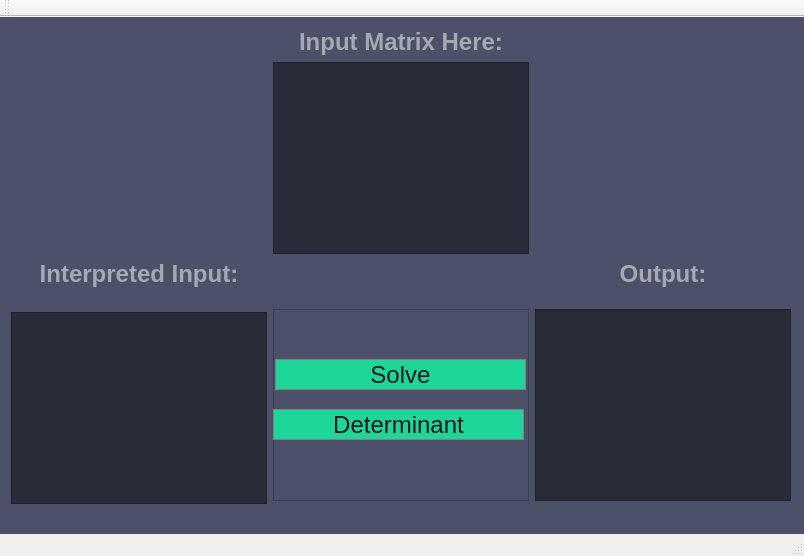
<?xml version="1.0" encoding="UTF-8"?>
<ui version="4.0">
 <class>Calculator</class>
 <widget class="QMainWindow" name="Calculator">
  <property name="geometry">
   <rect>
    <x>0</x>
    <y>0</y>
    <width>804</width>
    <height>556</height>
   </rect>
  </property>
  <property name="windowTitle">
   <string>Calculator</string>
  </property>
  <property name="styleSheet">
   <string notr="true">QMainWindow{
	background #4c5069;

}

</string>
  </property>
  <widget class="QWidget" name="centralWidget">
   <property name="styleSheet">
    <string notr="true">QWidget{
	background-color: #4c5069;

}

</string>
   </property>
   <layout class="QGridLayout" name="gridLayout">
    <item row="9" column="1">
     <widget class="QFrame" name="frame">
      <property name="styleSheet">
       <string notr="true">QFrame{
	background: #4c5069
}</string>
      </property>
      <property name="frameShape">
       <enum>QFrame::StyledPanel</enum>
      </property>
      <property name="frameShadow">
       <enum>QFrame::Raised</enum>
      </property>
      <widget class="QPushButton" name="solve">
       <property name="geometry">
        <rect>
         <x>2</x>
         <y>50</y>
         <width>251</width>
         <height>31</height>
        </rect>
       </property>
       <property name="styleSheet">
        <string notr="true">QPushButton{
	background-color: #1ed69a;
	font: 18pt;
	color:rgb(24, 24, 24);
	border: 1px solid gray;
	padding: 5px;
	
}

QPushButton::pressed{
	background-color: #1ed69a;
	font: 18pt;
	color:rgb(24, 24, 24)
	border: 1px solid gray;
	padding: 5px;
}</string>
       </property>
       <property name="text">
        <string>Solve</string>
       </property>
      </widget>
      <widget class="QPushButton" name="determinant">
       <property name="geometry">
        <rect>
         <x>0</x>
         <y>100</y>
         <width>251</width>
         <height>31</height>
        </rect>
       </property>
       <property name="styleSheet">
        <string notr="true">QPushButton{
	background-color: #1ed69a;
	font: 18pt;
	color:rgb(24, 24, 24);
	border: 1px solid gray;
	padding: 5px;
	
}

QPushButton::pressed{
	background-color: #1ed69a;
	font: 18pt;
	color:rgb(24, 24, 24)
	border: 1px solid gray;
	padding: 5px;
}</string>
       </property>
       <property name="text">
        <string>Determinant</string>
       </property>
      </widget>
     </widget>
    </item>
    <item row="7" column="0" rowspan="6">
     <widget class="QTextEdit" name="interpretedInput">
      <property name="sizePolicy">
       <sizepolicy hsizetype="Fixed" vsizetype="Fixed">
        <horstretch>0</horstretch>
        <verstretch>0</verstretch>
       </sizepolicy>
      </property>
      <property name="styleSheet">
       <string notr="true">QTextEdit{
	background-color: rgb(40,44,56);
	color: rgb(186,190,199);
	font: 15pt;
}

</string>
      </property>
     </widget>
    </item>
    <item row="3" column="0">
     <widget class="QLabel" name="label_3">
      <property name="styleSheet">
       <string notr="true">QLabel{
	color: #a5a9b4;
}</string>
      </property>
      <property name="text">
       <string>&lt;html&gt;&lt;head/&gt;&lt;body&gt;&lt;p&gt;&lt;span style=&quot; font-size:18pt; font-weight:600;&quot;&gt;Interpreted Input:&lt;/span&gt;&lt;/p&gt;&lt;/body&gt;&lt;/html&gt;</string>
      </property>
      <property name="alignment">
       <set>Qt::AlignCenter</set>
      </property>
     </widget>
    </item>
    <item row="9" column="2">
     <widget class="QTextEdit" name="output">
      <property name="sizePolicy">
       <sizepolicy hsizetype="Fixed" vsizetype="Fixed">
        <horstretch>0</horstretch>
        <verstretch>0</verstretch>
       </sizepolicy>
      </property>
      <property name="styleSheet">
       <string notr="true">QTextEdit{
	background-color: rgb(40,44,56);
	color: rgb(186,190,199);
	font: 15pt;
}

</string>
      </property>
     </widget>
    </item>
    <item row="1" column="1">
     <widget class="QTextEdit" name="MatrixEntryWidget">
      <property name="sizePolicy">
       <sizepolicy hsizetype="Fixed" vsizetype="Fixed">
        <horstretch>0</horstretch>
        <verstretch>0</verstretch>
       </sizepolicy>
      </property>
      <property name="focusPolicy">
       <enum>Qt::WheelFocus</enum>
      </property>
      <property name="styleSheet">
       <string notr="true">QTextEdit{
	background-color: rgb(40,44,56);
	color: rgb(186,190,199);
	font: 15pt;
}

</string>
      </property>
     </widget>
    </item>
    <item row="0" column="1">
     <widget class="QLabel" name="label_2">
      <property name="styleSheet">
       <string notr="true">QLabel{
	color: #a5a9b4;
}</string>
      </property>
      <property name="text">
       <string>&lt;html&gt;&lt;head/&gt;&lt;body&gt;&lt;p&gt;&lt;span style=&quot; font-size:18pt; font-weight:600;&quot;&gt;Input Matrix Here:&lt;/span&gt;&lt;/p&gt;&lt;/body&gt;&lt;/html&gt;</string>
      </property>
      <property name="alignment">
       <set>Qt::AlignCenter</set>
      </property>
     </widget>
    </item>
    <item row="3" column="2">
     <widget class="QLabel" name="label">
      <property name="styleSheet">
       <string notr="true">QLabel{
	color: #a5a9b4;
}</string>
      </property>
      <property name="frameShadow">
       <enum>QFrame::Sunken</enum>
      </property>
      <property name="text">
       <string>&lt;html&gt;&lt;head/&gt;&lt;body&gt;&lt;p&gt;&lt;span style=&quot; font-size:18pt; font-weight:600;&quot;&gt;Output:&lt;/span&gt;&lt;/p&gt;&lt;/body&gt;&lt;/html&gt;</string>
      </property>
      <property name="alignment">
       <set>Qt::AlignCenter</set>
      </property>
     </widget>
    </item>
   </layout>
  </widget>
  <widget class="QMenuBar" name="menuBar">
   <property name="geometry">
    <rect>
     <x>0</x>
     <y>0</y>
     <width>804</width>
     <height>21</height>
    </rect>
   </property>
  </widget>
  <widget class="QToolBar" name="mainToolBar">
   <attribute name="toolBarArea">
    <enum>TopToolBarArea</enum>
   </attribute>
   <attribute name="toolBarBreak">
    <bool>false</bool>
   </attribute>
  </widget>
  <widget class="QStatusBar" name="statusBar"/>
 </widget>
 <layoutdefault spacing="6" margin="11"/>
 <resources/>
 <connections/>
</ui>
